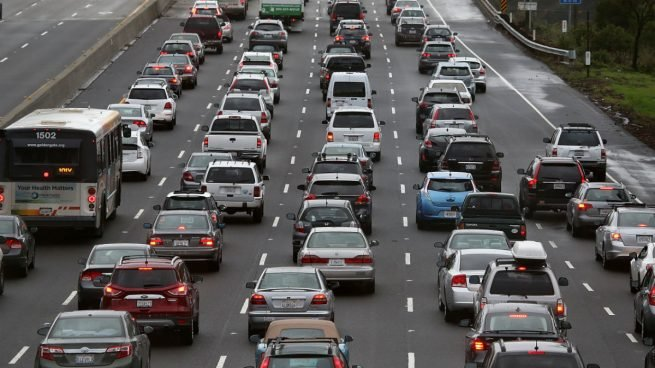
#> input picture Algoritmo de umbralización multinevel de Otsu/fig/car.jpg, 655 x 368 px
$ jupyter execute 'Algoritmo de umbralización multinevel de Otsu.ipynb'
#> lines starting #> are read from the running program, lines starting #| are printed output that depends on the picture; after the words box and inside, x2 and y2 are one past the last pixel; in counts of white or black regions, pixels touching at a corner belong together
<center>
<h1> SOLUCIÓN TAREA 8 - Algoritmo de umbralización multinevel de Otsu
</h1>
<h3>Diego Godoy Rojas & Luis Carlos Diaz </h3>
</center>

[cell 1]
import matplotlib
import matplotlib.pyplot as plt
import numpy as np
import cv2

from skimage import data
from skimage.filters import threshold_multiotsu

En esta ocasión estudiaremos la umbralización multinivel de una imagen mediante el algoritmo de Otsu:

[cell 2]
# Cargamos la imagen
img = cv2.imread("fig/car.jpg",0)
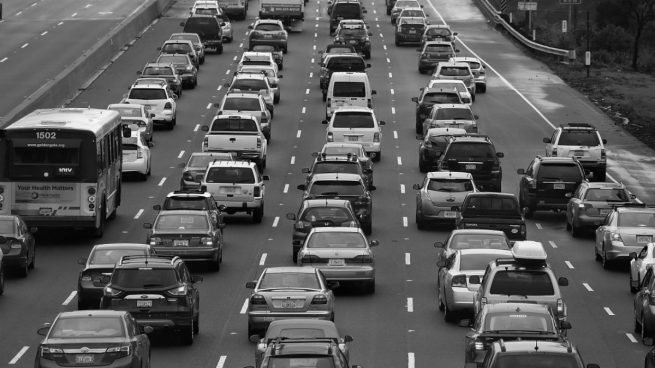
#> img: shape (368, 655); min 0, max 255, mean 88.8
# plt.figure(1,figsize=(10,10))
# plt.imshow(img,cmap='gray')

Definimos la función para aplicar el algoritmo, la cual tendra como parametros la imagen original y el numero de niveles en los que queremos segmentar nuestra imagen:

[cell 3]
def Otsu_Multinivel(img,niveles=3):
    # Aplicando el umbral multi-Otsu para n niveles
#> called with niveles = 3
    umbrales = threshold_multiotsu(img,classes = niveles)
#> umbrales = [66, 134]
    # Utilizando los valores del umbral, generamos n regiones.
    regiones = np.digitize(img, bins=umbrales)
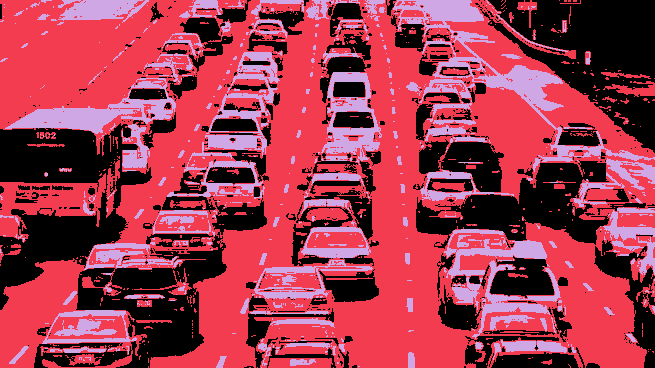
#> regiones: shape (368, 655) int64; 3 distinct labels, from 0 to 2; one colour per label, 0 black
    return umbrales,regiones

Aplicamos nuestro algoritmo sobre la imagen:

[cell 4]
umbrales,regiones = Otsu_Multinivel(img,niveles=3)
#> umbrales = [66, 134]

Gráficamos:

[cell 5]
plt.figure(1,figsize=(15,5))
plt.subplot(121)
plt.imshow(img, cmap='gray')
plt.title('IMAGEN ORIGINAL')
plt.axis('off')
plt.subplot(122)
plt.hist(img.ravel(), bins=255)
plt.title('HISTOGRAMA CON REGIONES')
for umbral in umbrales:
    plt.axvline(umbral, color='r')
#> this loop made 2 passes
#> umbral on passes 1 to 2: 66, 134
plt.show()
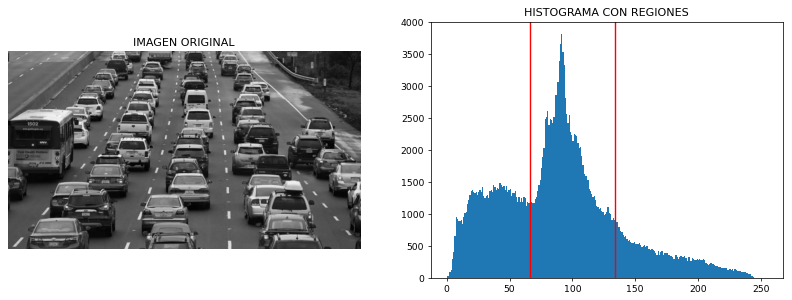
#> figure drawn by matplotlib, 2 panels; panel 2: tallest bar 3816 high, from x = 91 to 92

Observamos el histograma de la imagen y las tres regiones definidas con las que se realizara la umbralización.

[cell 6]
plt.figure(1,figsize=(15,5))
plt.subplot(121)
plt.imshow(regiones, cmap='gray')
plt.title('IMAGEN UMBRALIZADA')
plt.axis('off')
plt.subplot(122)
plt.hist(regiones.ravel()*127.5, bins=255)
plt.title('HISTOGRAMA UMBRALIZADO')
plt.show()
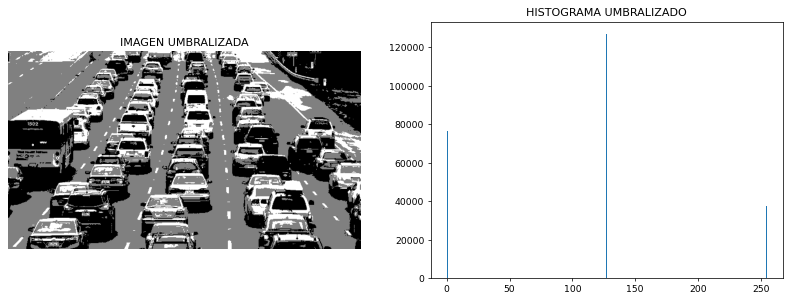
#> figure drawn by matplotlib, 2 panels; panel 2: tallest bar 126932 high, from x = 127 to 128

Una vez realizada la umbralización podemos observar que el histograma solo presenta tres valores en 0, 125 y 255, lo cual era lo esperado, asi mismo se observa la construcción de la imagen apartir de solo estos valores, de esta manera si solo definieramos la umbralización en dos regiones veriamos una imagen en solo blanco y negro:

[cell 7]
# Cargamos la imagen
plt.figure(1,figsize=(10,10))
img = cv2.imread("fig/persona.jpg",0)
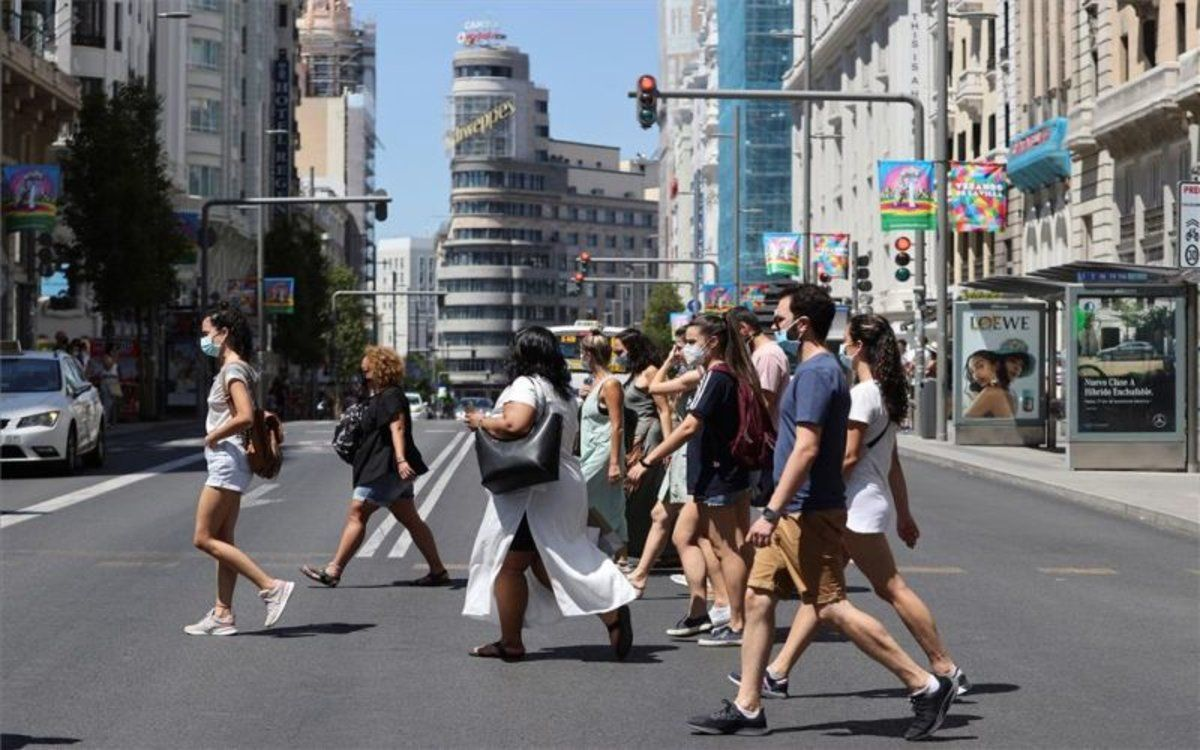
#> input picture Algoritmo de umbralización multinevel de Otsu/fig/persona.jpg, 1200 x 750 px
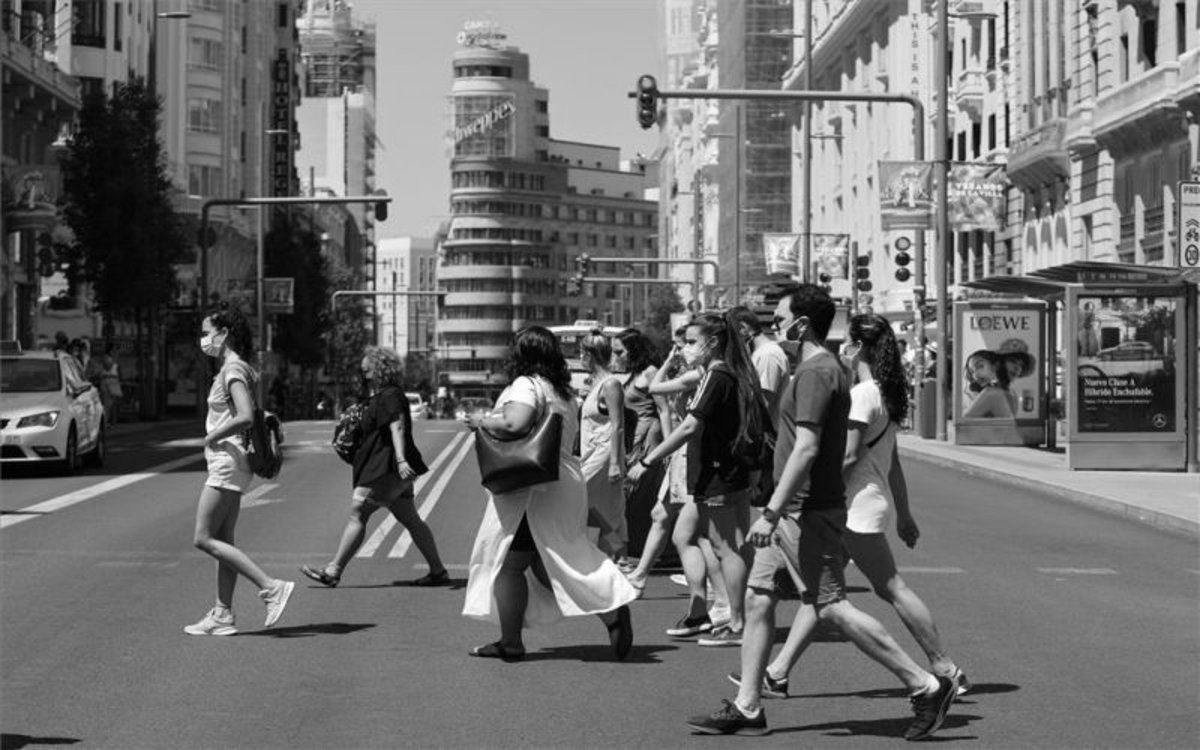
#> img: shape (750, 1200); min 0, max 255, mean 109.5
umbrales,regiones=Otsu_Multinivel(img,niveles=2)
#> call 2 of Otsu_Multinivel, with niveles = 2
#> in Otsu_Multinivel (call 2), `umbrales = threshold_multiotsu(img,classes = niveles)`: umbrales = [96]
#> in Otsu_Multinivel (call 2), `regiones = np.digitize(img, bins=umbrales)`:
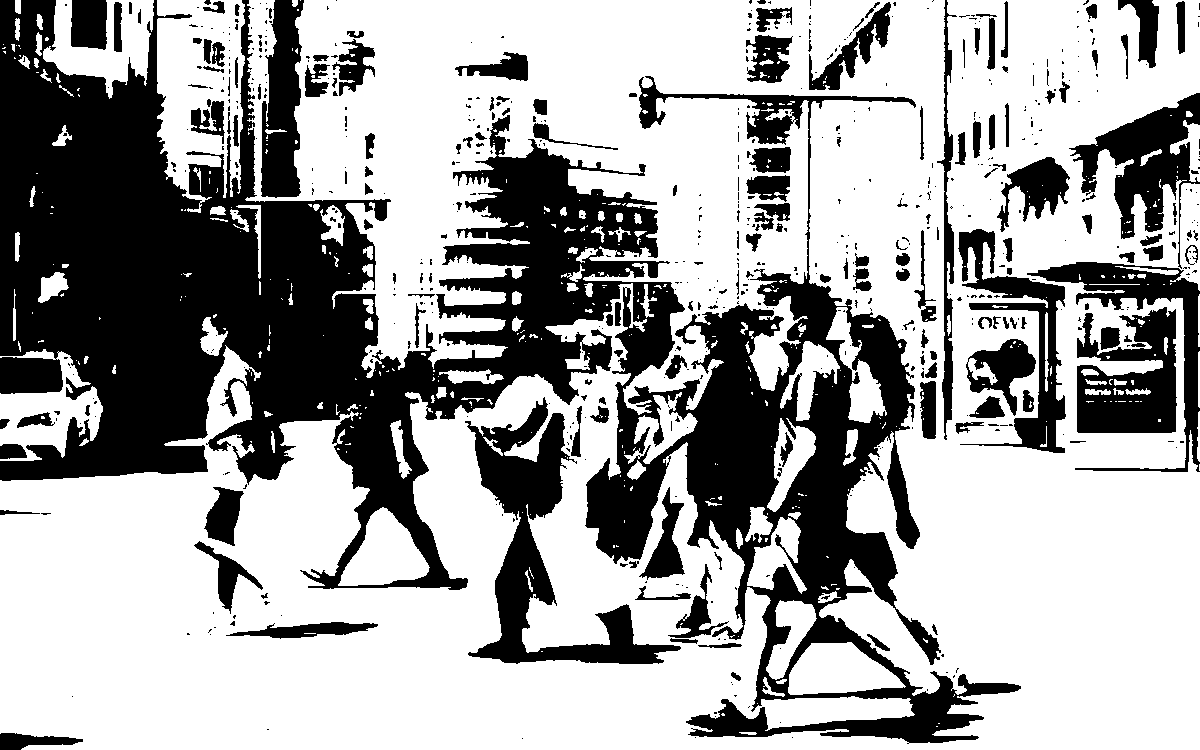
#> regiones: shape (750, 1200) int64; values 0 (black) and 1 (white), 64.3% white; 660 black regions (485 under 20 px), largest, box (x1, y1, x2, y2) and area: (0, 0, 1021, 744) 226772, (465, 397, 681, 664) 14951, (1077, 307, 1177, 433) 8461
#> umbrales = [96]

[cell 8]
plt.figure(1,figsize=(15,5))
plt.subplot(121)
plt.imshow(img, cmap='gray')
plt.title('IMAGEN ORIGINAL')
plt.axis('off')
plt.subplot(122)
plt.hist(img.ravel(), bins=255)
plt.title('HISTOGRAMA CON REGIONES')
for umbral in umbrales:
    plt.axvline(umbral, color='r')
#> this loop made 1 pass
plt.show()
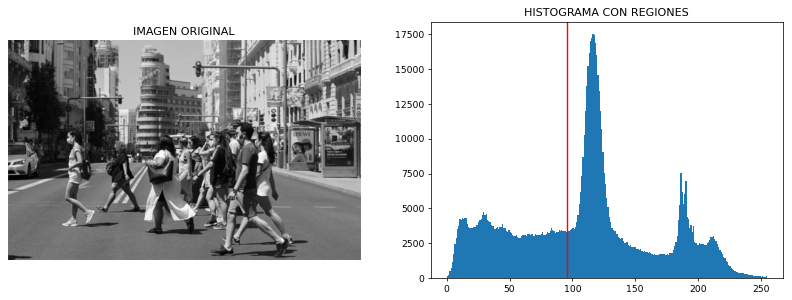
#> figure drawn by matplotlib, 2 panels; panel 2: tallest bar 17497 high, from x = 116 to 117

En esta ocasión el histograma se dividira en dos regiones:

[cell 9]
plt.figure(1,figsize=(15,5))
plt.subplot(121)
plt.imshow(regiones, cmap='gray')
plt.title('IMAGEN UMBRALIZADA')
plt.axis('off')
plt.subplot(122)
plt.hist(regiones.ravel()*255, bins=255)
plt.title('HISTOGRAMA UMBRALIZADO')
plt.show()
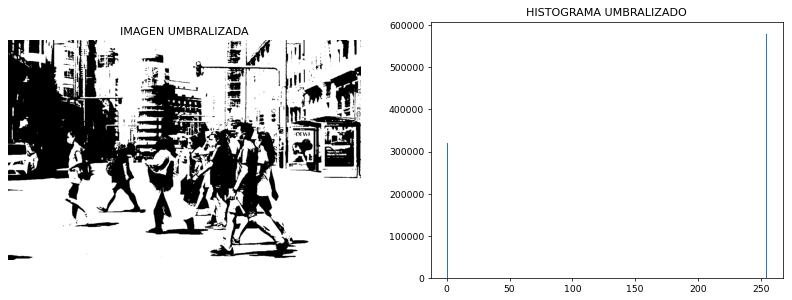
#> figure drawn by matplotlib, 2 panels; panel 2: tallest bar 578864 high, from x = 254 to 255
